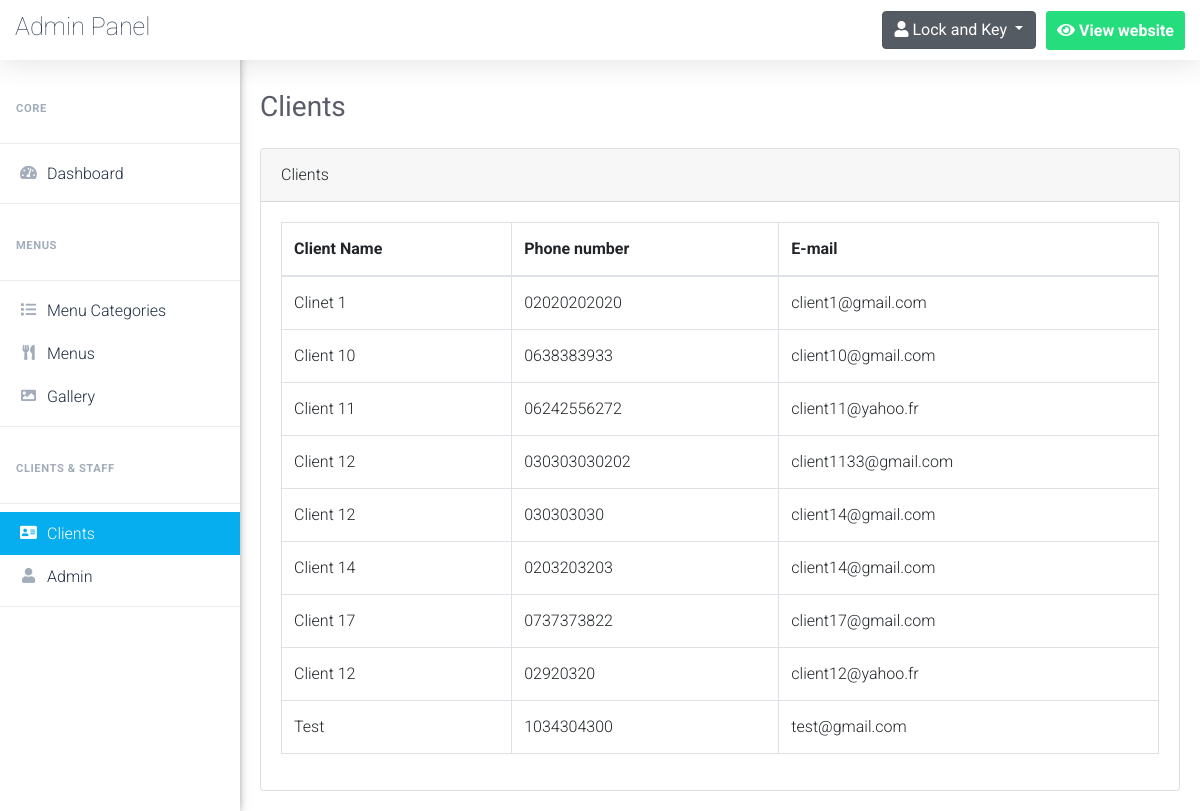
Before: /admin/clients.php (signed in) with the older database file.
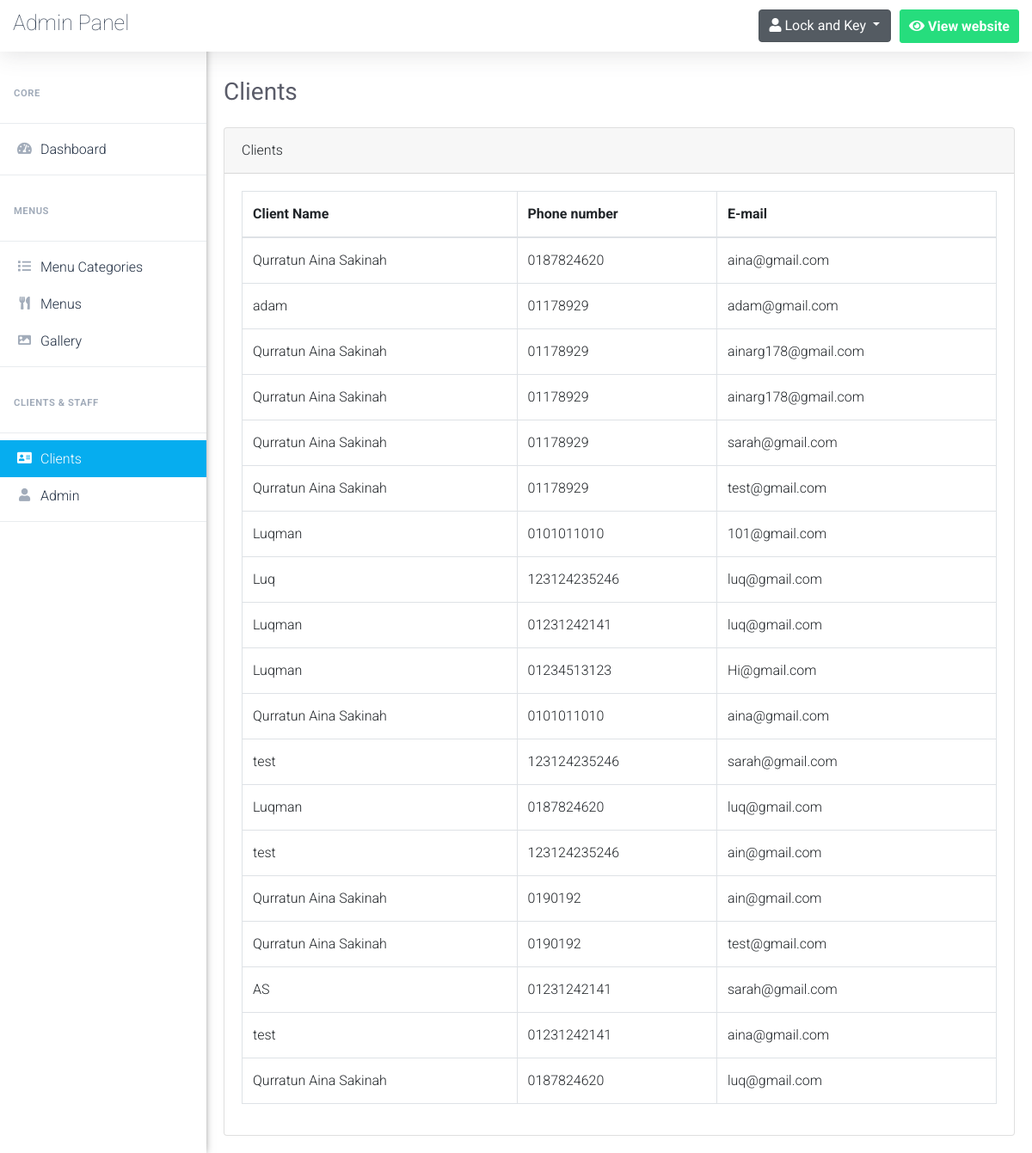
After: the same page with the newer database file.
### tables this page shows
CREATE TABLE `clients` (
  `client_id` int(5) NOT NULL,
  `client_name` varchar(50) NOT NULL,
  `client_phone` varchar(50) NOT NULL,
  `client_email` varchar(100) NOT NULL
);

### admin/clients.php (the view, shortened to what this page needs)
<?php
	$pageTitle = 'Clients';
	if(isset($_SESSION['username_restaurant_qRewacvAqzA']) && isset($_SESSION['password_restaurant_qRewacvAqzA']))
	{
		include 'connect.php';
		include 'Includes/templates/header.php';
		include 'Includes/templates/navbar.php';
        ?>
        <?php
            $do = 'Manage';
            if($do == "Manage")
            {
                $stmt = $con->prepare("SELECT * FROM clients");
                $stmt->execute();
                $clients = $stmt->fetchAll();
            ?>
                <div class="card">
                    <div class="card-header">
                        <?php echo $pageTitle; ?>
                    </div>
                    <div class="card-body">
                        <table class="table table-bordered clients-table">
                            <thead>
                                <tr>
                                    <th scope="col">Client Name</th>
                                    <th scope="col">Phone number</th>
                                    <th scope="col">E-mail</th>
                                </tr>
                            </thead>
                            <tbody>
                                <?php
                                    foreach($clients as $client)
                                    {
                                        echo "<tr>";
                                            echo "<td>";
                                                echo $client['client_name'];
                                            echo "</td>";
                                            echo "<td>";
                                                echo $client['client_phone'];
                                            echo "</td>";
                                            echo "<td>";
                                                echo $client['client_email'];
                                            echo "</td>";
                                        echo "</tr>";
                                    }
                                ?>
                            </tbody>
                        </table>
                    </div>
                </div>
            <?php
            }
        include 'Includes/templates/footer.php';
    }
    else
    {
        header('Location: index.php');
        exit();
    }
?>

Changed rows visible on the page:
removed clients: client_name "Clinet 1", client_phone "02020202020", client_email "client1@gmail.com"
removed clients: client_name "Client 10", client_phone "0638383933", client_email "client10@gmail.com"
removed clients: client_name "Client 11", client_phone "06242556272", client_email "client11@yahoo.fr"
removed clients: client_name "Client 12", client_phone "030303030202", client_email "client1133@gmail.com"
removed clients: client_name "Client 12", client_phone "030303030", client_email "client14@gmail.com"
removed clients: client_name "Client 14", client_phone "0203203203", client_email "client14@gmail.com"
removed clients: client_name "Client 17", client_phone "0737373822", client_email "client17@gmail.com"
removed clients: client_name "Client 12", client_phone "02920320", client_email "client12@yahoo.fr"
removed clients: client_name "Test", client_phone "1034304300", client_email "test@gmail.com"
added clients: client_name "Qurratun Aina Sakinah", client_phone "0187824620", client_email "aina@gmail.com"
added clients: client_name "adam", client_phone "01178929", client_email "adam@gmail.com"
added clients: client_name "Qurratun Aina Sakinah", client_phone "01178929", client_email "ainarg178@gmail.com"
added clients: client_name "Qurratun Aina Sakinah", client_phone "01178929", client_email "ainarg178@gmail.com"
added clients: client_name "Qurratun Aina Sakinah", client_phone "01178929", client_email "sarah@gmail.com"
added clients: client_name "Qurratun Aina Sakinah", client_phone "01178929", client_email "test@gmail.com"
added clients: client_name "Luqman", client_phone "0101011010", client_email "101@gmail.com"
added clients: client_name "Luq", client_phone "123124235246", client_email "luq@gmail.com"
added clients: client_name "Luqman", client_phone "01231242141", client_email "luq@gmail.com"
added clients: client_name "Luqman", client_phone "01234513123", client_email "Hi@gmail.com"
added clients: client_name "Qurratun Aina Sakinah", client_phone "0101011010", client_email "aina@gmail.com"
added clients: client_name "test", client_phone "123124235246", client_email "sarah@gmail.com"
added clients: client_name "Luqman", client_phone "0187824620", client_email "luq@gmail.com"
added clients: client_name "test", client_phone "123124235246", client_email "ain@gmail.com"
added clients: client_name "Qurratun Aina Sakinah", client_phone "0190192", client_email "ain@gmail.com"
added clients: client_name "Qurratun Aina Sakinah", client_phone "0190192", client_email "test@gmail.com"
added clients: client_name "AS", client_phone "01231242141", client_email "sarah@gmail.com"
added clients: client_name "test", client_phone "01231242141", client_email "aina@gmail.com"
added clients: client_name "Qurratun Aina Sakinah", client_phone "0187824620", client_email "luq@gmail.com"
